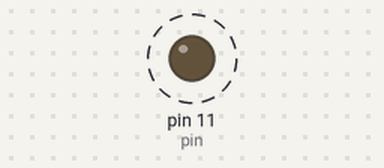
The sketch below on a simulated Arduino Uno, built with avr-gcc and run on an emulated ATmega328P. Shown: output pins drawn as LEDs (lit = HIGH). Dashed ring = blinking. What the sketch prints to the serial monitor is not drawn.

Above: at 0.5 s.
Timing chart, 0 to 4.6 s (numbered marks = the images above):
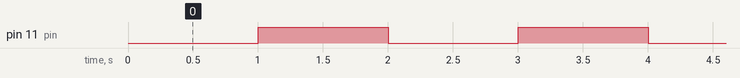

Measured:
- by itself, pin 11 (pin): alternates HIGH for 1.0 s and LOW for 1.0 s

The sketch:

ltika.ino
```cpp
int pin = 11;

void setup() {
  pinMode(pin, OUTPUT);
  Serial.begin(9600);
}

void loop() {
  digitalWrite(pin, LOW);
  Serial.println("low");
  delay(1000);
  digitalWrite(pin, HIGH);
  Serial.println("high");
  delay(1000);
}
```
